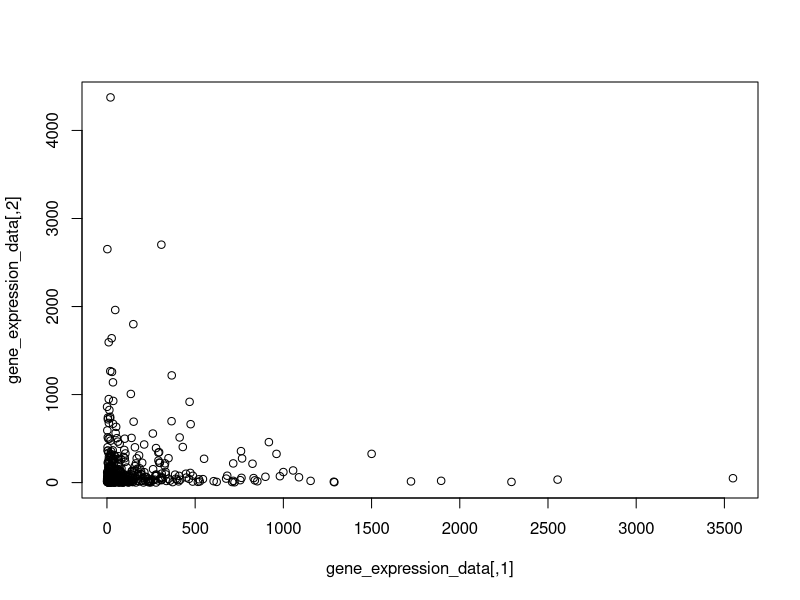

Generate this figure with R: (Note: this script raises an error after producing the figure.)
library(dplyr)
rm(list = ls())
## Set seed for reproducibility
set.seed(0)

n<-500

## first name list for male

male_firstnames<-c("Ethan","Alexander","Benjamin","Nicholas","Samuel","Lucas","Henry","Dylan","Adam","Nathan"
                   ,"Ryan","Tyler","Jacob","Liam","Brandon","Jack","Zachary","Kyle","Aaron","Gabriel")

female_firstnames<-c("Emma","Olivia","Ava","Isabella","Sophia","Mia","Charlotte","Amelia","Harper","Evelyn"
                     ,"Abigail","Emily","Elizabeth","Sofia","Madison","Avery","Ella","Scarlett","Grace","Chloe")

last_names<-c("Smith","Johnson","Williams","Brown","Jones","Garcia","Miller","Davis","Rodriguez","Martinez","Hernandez"
             ,"Lopez","Gonzalez","Wilson","Anderson","Thomas","Taylor","Moore","Jackson","Martin")


# Sample genders
genders <- sample(c("Male", "Female"), n, replace = TRUE)

# Function to generate names based on gender
generate_names <- function(gender, male_names, female_names) {
  if (gender == "Male") {
    return(sample(male_names, 1))
  } else {
    return(sample(female_names, 1))
  }
}

# Generate names
names <- mapply(generate_names, genders, MoreArgs = list(male_names = male_firstnames, female_names = female_firstnames))

# Optionally combine with last names
full_names <- paste(names, sample(last_names, n, replace = TRUE))


# Generate unique sample IDs
# Using a prefix 'ID' followed by a unique number
sample_ids <- sprintf("ID%06d", 1:n)


# Generate Age
ages <- sample(20:80, n, replace = TRUE)

# Function to generate height and weight based on gender
# https://digital.nhs.uk/data-and-information/publications/statistical/health-survey-for-england/2021/part-4-trends
# NHS Digital: Health Survey for England, 2021 part 1
generate_height <- function(gender) {
  if (gender == "Male") {
    # Assuming adult male height: mean ~1.75m, sd ~ 0.06m
    return(rnorm(1, mean = 1.76, sd = 0.06))
  } else {
    # Assuming adult female height: mean ~1.62m, sd ~ 0.05m
    return(rnorm(1, mean = 1.62, sd = 0.05))
  }
}

generate_weight <- function(gender) {
  if (gender == "Male") {
    # Assuming adult male weight: mean ~ 80kg, sd ~ 10kg
    return(rnorm(1, mean = 80, sd = 10))
  } else {
    # Assuming adult female weight: mean ~ 60kg, sd ~ 10kg
    return(rnorm(1, mean = 60, sd = 10))
  }
}

# Generate height and weight based on gender
height <- sapply(genders, generate_height)
weight <- sapply(genders, generate_weight)

# Round height and weight to 2 decimal places
height <- round(height, 2)
weight <- round(weight, 1)

# Calculate BMI:
bmi <- weight / (height^2)
bmi <- round(bmi, 1)


# Ensure country names in 'countries' vector match the keys in 'cities' list
countries <- c("USA", "UK", "India", "Nigeria", "Brazil")  # Note: Changed 'Indian' to 'India'

# Adjust the 'cities' list if necessary to ensure the keys match the 'countries' vector
cities <- list(
  USA = c("New York", "Los Angeles", "Chicago"),
  UK = c("London", "Manchester", "Birmingham"),
  India = c("Mumbai", "Delhi", "Bangalore"),
  Nigeria = c("Lagos", "Abuja", "Port Harcourt"),
  Brazil = c("São Paulo", "Rio de Janeiro", "Brasília")
)

# Function to randomly select a city based on the assigned country
select_city <- function(country) {
  if (!country %in% names(cities)) {
    return(NA)  # Return NA if the country is not found
  }
  return(sample(cities[[country]], 1))
}

# Randomly assign a country to each individual
assigned_countries <- sample(countries, n, replace = TRUE)

# Assign cities based on the randomly chosen countries
assigned_cities <- sapply(assigned_countries, select_city)

# Define the function to determine education level based on age 
get_education_level <- function(age) {
  if (age < 22) {
    return(sample(c("Primary", "High School"), 1))
  } else if (age < 25) {
    return("Bachelor")
  } else if (age < 30) {
    return("Master")
  } else {
    return(sample(c("PhD", "Master", "Bachelor"), 1))
  }
} 

# Apply the function to each age 
education_levels <- sapply(ages, get_education_level)

# Gene expression
num_genes <- 10  # Total number of genes to simulate
num_samples <- 500  # Number of samples
gene_expression_data <- matrix(rlnorm(num_genes * num_samples, meanlog = 4, sdlog = 1.5), 
                               nrow = num_samples, 
                               ncol = num_genes)
plot(gene_expression_data)

# SNP
generate_snp_values <- sample(c(0, 1, 2), 5, replace=TRUE, prob=c(0.25, 0.5, 0.25))


# Case & control
case_control <- ifelse(bmi >= 30, "case", "control")

# Now use 'assigned_countries' and 'assigned_cities' in your final data frame
simulation <- data.frame(sample_id = sample_ids,
                         name = full_names,
                         gender = genders,
                         age = ages,
                         height = height,
                         weight = weight,  # Add weight if you want it in your data frame
                         bmi = bmi,
                         country = assigned_countries,
                         city = assigned_cities,
                         education = education_levels,
                         gene_expressioin = gene_expression_data,
                         SNP = generate_snp_values,
                         case_control = case_control)

head(simulation)
View(simulation)
